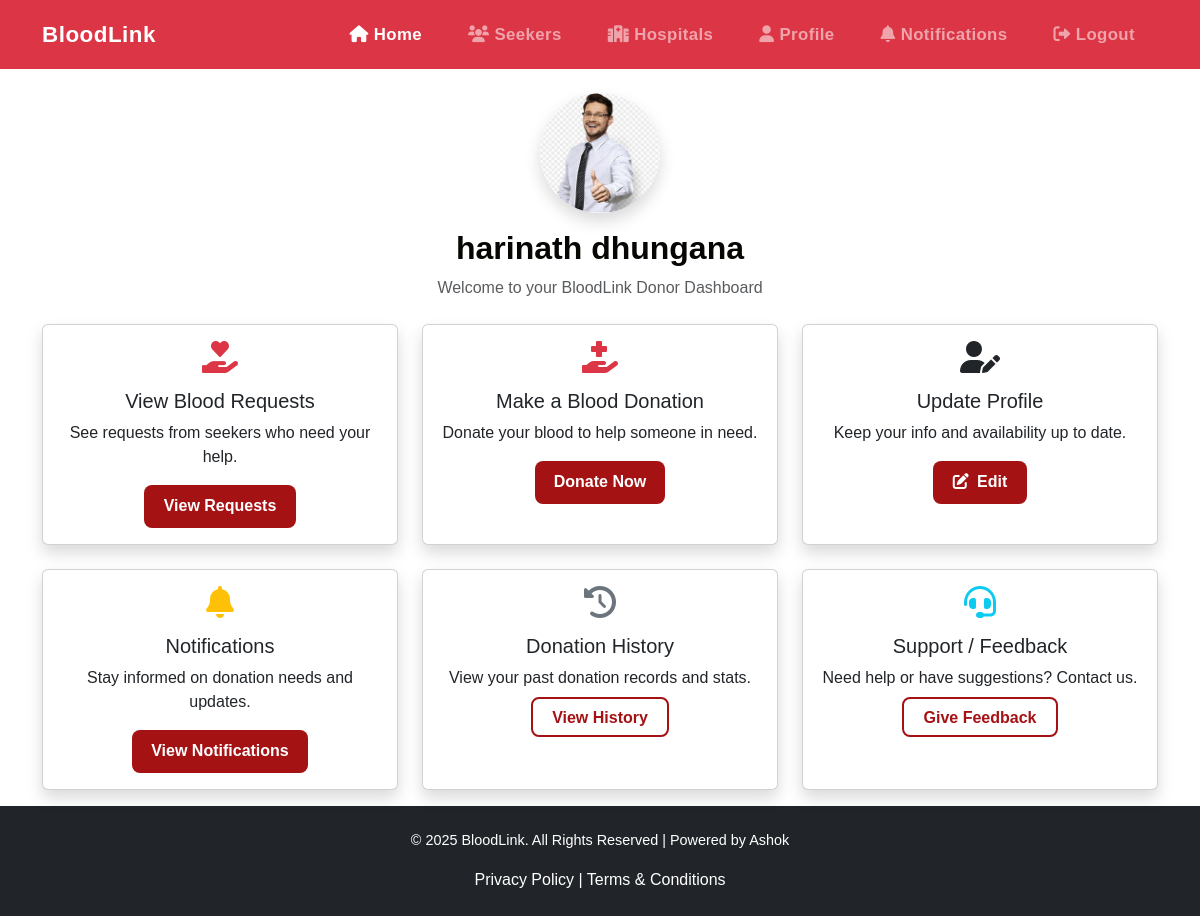
The app's page /BloodManagementSystem/dashboard/donordash.php (signed in) with its own data.
### tables this page shows
CREATE TABLE `donors` (
  `user_id` int(11) NOT NULL,
  `name` varchar(100) NOT NULL,
  `phone_number` varchar(15) DEFAULT NULL,
  `blood_group` varchar(5) NOT NULL,
  `city` varchar(100) NOT NULL,
  `profile_photo` varchar(255) DEFAULT NULL,
  `national_id_number` varchar(50) NOT NULL,
  `national_id_photo` varchar(255) DEFAULT NULL,
  `last_donation_date` date DEFAULT NULL,
  `availability` tinyint(1) DEFAULT 1,
  PRIMARY KEY (`user_id`),
  CONSTRAINT `donors_ibfk_1` FOREIGN KEY (`user_id`) REFERENCES `users` (`id`)
);

### BloodManagementSystem/dashboard/donordash.php (the view, shortened to what this page needs)
<?php
include('../includes/db.php');
$user_id = $_SESSION['user_id'];
$result = mysqli_query($conn, "SELECT name, profile_photo FROM donors WHERE user_id = $user_id");
$row = mysqli_fetch_assoc($result);
$name = $row['name'];
$photo = !empty($row['profile_photo']) ? $row['profile_photo'] : 'default.png';
?>
<!DOCTYPE html>
<html lang="en">
<head>
    <link href="https://cdn.jsdelivr.net/npm/bootstrap@5.3.0/dist/css/bootstrap.min.css" rel="stylesheet">
    <link href="https://cdnjs.cloudflare.com/ajax/libs/font-awesome/6.0.0/css/all.min.css" rel="stylesheet">
    <link href="../style.css" rel="stylesheet">
</head>
<body>
<nav class="navbar navbar-expand-lg navbar-dark bg-danger">
    <div class="container">
        <a class="navbar-brand" href="donordash.php">BloodLink</a>
        <div class="collapse navbar-collapse justify-content-end custom-collapse" id="navbarNav">
            <ul class="navbar-nav">
                <li class="nav-item"><a class="nav-link active" href="donordash.php"><i class="fas fa-home"></i> Home</a></li>
                <li class="nav-item"><a class="nav-link" href="../seekers/list_seekers_for_donors.php"><i class="fas fa-users"></i> Seekers</a></li>
                <li class="nav-item"><a class="nav-link" href="../hospital/hospital_for_donors.php"><i class="fas fa-hospital"></i> Hospitals</a></li>
                <li class="nav-item"><a class="nav-link" href="../donors/donors_profile.php"><i class="fas fa-user"></i> Profile</a></li>
                <li class="nav-item"><a class="nav-link" href="../notifications/notification_donor.php"><i class="fas fa-bell"></i> Notifications</a></li>
                <li class="nav-item"><a class="nav-link" href="../logout.php"><i class="fas fa-sign-out-alt"></i> Logout</a></li>
            </ul>
        </div>
    </div>
</nav>
<div class="container mt-4">
    <div class="text-center mb-4">
        <img src="../uploads/donor_photos/<?php echo $photo; ?>" class="rounded-circle shadow" width="120" height="120" alt="Donor Photo">
        <h2 class="mt-3 fw-bold"><?php echo $name; ?></h2>
        <p class="text-muted">Welcome to your BloodLink Donor Dashboard</p>
    </div>
    <div class="row g-4">
        <div class="col-md-6 col-lg-4">
            <div class="card h-100 shadow feature-box">
                <div class="card-body text-center">
                    <i class="fas fa-hand-holding-heart fa-2x mb-3 text-danger"></i>
                    <h5 class="card-title">View Blood Requests</h5>
                    <p class="card-text">See requests from seekers who need your help.</p>
                    <a href="../BloodRequest/view_for_donor.php" class="custom-btn">View Requests</a>
                </div>
            </div>
        </div>
        <div class="col-md-6 col-lg-4">
            <div class="card h-100 shadow feature-box">
                <div class="card-body text-center">
                    <i class="fas fa-hand-holding-medical fa-2x mb-3 text-danger"></i>
                    <h5 class="card-title">Make a Blood Donation</h5>
                    <p class="card-text">Donate your blood to help someone in need.</p>
                    <a href="../donations/make_donation_donor.php" class="custom-btn">Donate Now</a>
                </div>
            </div>
        </div>
        <div class="col-md-6 col-lg-4">
            <div class="card h-100 shadow feature-box">
                <div class="card-body text-center">
                    <i class="fas fa-user-edit fa-2x mb-3 text-dark"></i>
                    <h5 class="card-title">Update Profile</h5>
                    <p class="card-text">Keep your info and availability up to date.</p>
                    <a href="../donors/update_donor.php?user_id=<?= $user_id ?>" class="custom-btn">
                        <i class="fas fa-edit me-1"></i> Edit
                    </a>
                </div>
            </div>
        </div>
        <div class="col-md-6 col-lg-4">
            <div class="card h-100 shadow feature-box">
                <div class="card-body text-center">
                    <i class="fas fa-bell fa-2x mb-3 text-warning"></i>
                    <h5 class="card-title">Notifications</h5>
                    <p class="card-text">Stay informed on donation needs and updates.</p>
                    <a href="../notifications/notification_donor.php" class="custom-btn">View Notifications</a>
                </div>
            </div>
        </div>
        <div class="col-md-6 col-lg-4">
            <div class="card h-100 shadow feature-box">
                <div class="card-body text-center">
                    <i class="fas fa-history fa-2x mb-3 text-secondary"></i>
                    <h5 class="card-title">Donation History</h5>
                    <p class="card-text">View your past donation records and stats.</p>
                    <a href="../donors/myhistory.php" class="custom-btn-outline">View History</a>
                </div>
            </div>
        </div>
        <div class="col-md-6 col-lg-4">
            <div class="card h-100 shadow feature-box">
                <div class="card-body text-center">
                    <i class="fas fa-headset fa-2x mb-3 text-info"></i>
                    <h5 class="card-title">Support / Feedback</h5>
                    <p class="card-text">Need help or have suggestions? Contact us.</p>
                    <a href="../issues/feedback_donor.php" class="custom-btn-outline">Give Feedback</a>
                </div>
            </div>
        </div>
    </div>
</div>
<footer class="bg-dark text-white text-center py-4 mt-3">
    <div class="container">
        <p>&copy; <?= date('Y') ?> BloodLink. All Rights Reserved | Powered by Ashok</p>
        <a href="#" class="text-white">Privacy Policy</a> | <a href="#" class="text-white">Terms & Conditions</a>
    </div>
</footer>
</body>
</html>

### BloodManagementSystem/style.css (style rules this page uses)
body { font-family: 'Arial', sans-serif; color: #070603; }
@media (min-width: 992px) { .navbar-nav .nav-link { margin: 0 15px; font-weight: 600; font-size: 1.05rem; letter-spacing: 0.4px; transition: color 0.3s ease; } }
.navbar { padding-top: 0.8rem; padding-bottom: 0.8rem; }
.navbar-brand { font-weight: 700; font-size: 1.4rem; letter-spacing: 0.5px; }
footer { background-color: #070603; }
footer p { font-size: 0.9rem; }
footer a { color: #B79455; text-decoration: none; }
.custom-btn { color: #fff; border: none; padding: 0.1rem 0.3rem; border-radius: 0.4rem; transition: all 0.3s ease; font-weight: 500; text-decoration: none; display: inline-block; }
.custom-btn { background-color: #a41214; color: #fff; border: none; padding: 0.6rem 1.2rem; font-weight: 600; border-radius: 0.5rem; transition: background-color 0.3s ease, color 0.3s ease; }
.custom-btn-outline { background-color: transparent; border: 2px solid #a41214; color: #a41214; padding: 0.6rem 1.2rem; font-weight: 600; border-radius: 0.5rem; text-align: center; text-decoration: none; transition: all 0.3s ease; }
.feature-box { transition: transform 0.3s ease, box-shadow 0.3s ease; }

### records on screen
donors: profile_photo (picture), name "harinath dhungana"
